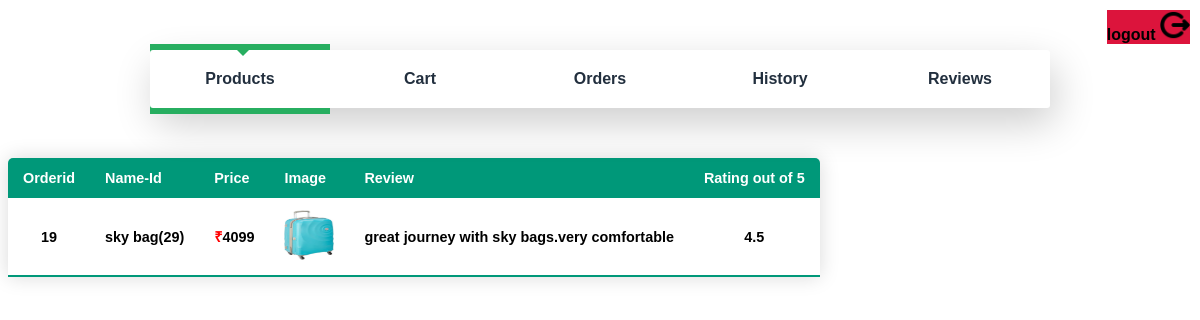
Page /project/client/view_reviews.php (signed in) on the committed database.
### tables this page shows
CREATE TABLE `ratings` (
  `orderid` int(11) NOT NULL,
  `proid` int(11) NOT NULL,
  `clientid` int(11) NOT NULL,
  `rating` float DEFAULT NULL,
  `review` text DEFAULT NULL,
  `created_date` timestamp NOT NULL DEFAULT current_timestamp()
);

CREATE TABLE `product` (
  `proid` int(11) NOT NULL,
  `name` varchar(80) NOT NULL,
  `price` float NOT NULL,
  `details` text NOT NULL,
  `imgpath` varchar(200) NOT NULL,
  `created_date` timestamp NOT NULL DEFAULT current_timestamp(),
  `userid` int(50) NOT NULL
);

### project/client/view_reviews.php (the view, shortened to what this page needs)
<?php
include_once "../shared/connection.php";
$userid=$_SESSION['userdata']['userid'];
$query="select * from product join ratings on product.proid=ratings.proid where ratings.clientid=$userid";
$sql_cursor=mysqli_query($conn,$query);
echo "
<table class='content-table'>
        <thead>
          <tr>
            <th>Orderid</th>
            <th>Name-Id</th>
            <th>Price</th>
            <th>Image</th>
            <th>Review</th>
            <th>Rating out of 5</th>
         </tr>
        </thead>
        <tbody>";
while($row=mysqli_fetch_assoc($sql_cursor))
{   $orderid=$row['orderid'];
    $proid=$row['proid'];
    $name=$row['name'];
    $price=$row['price'];
    $imgpath=$row['imgpath'];
    $review=$row['review'];
    $rating=$row['rating'];
    echo "
    <tr>
        <td>$orderid</td>
        <td>$name($proid)</td>
        <td><span style='color:red;'> ₹</span>$price</td>
        <td><img src='$imgpath' alt='pro img' width='50px' height='50px'> </td>
        <td>$review</td>
        <td>$rating</td>
  </tr>";
}
echo "  </tbody>
</table>
";
?>
<!DOCTYPE html>
<html lang="en">
<head>
</head>
<body>
</body>
</html>

### project/client/style_nav.css (style rules this page uses)
.Nav-item:nth-child(1).is-active ~ .Nav-item:last-child:after { left: 0%; }
.Nav-item:nth-child(1).is-active ~ .Nav-item:last-child:before { left: 10%; }
.NavMain-list { margin: 50px auto; width: 900px; padding: 0; list-style: none; position: relative; z-index: 0; }
.Nav-item { display: block; float: left; margin: 0; padding: 0; width: 20%; text-align: center; overflow: hidden; background: #fff; }
.Nav-item:first-child { border-radius: 3px 0 0 3px; }
.Nav-item a { box-sizing: content-box; padding: 20px 0; color: #222f3e; font-weight: bold; text-decoration: none; display: block; position: relative; text-align: center; }
.Nav-item.is-active a { background-position: 0px 0px; }
*, *:before, *:after { box-sizing: border-box; transition: all 1.3s ease; font-family: 'Open Sans', sans-serif; font-weight: bold; }
.NavMain-list:before, .NavMain-list:after { content: " "; display: table; }
.NavMain-list:after { clear: both; }
.NavMain-list { box-shadow: 5px 15px 40px rgba(0, 0, 0, 0.2); border-radius: 10px; }
.Nav-item:last-child { border-radius: 0 3px 3px 0; }
.Nav-item:last-child:before { content: ''; display: block; width: 0; height: 0; border: 6px solid transparent; border-top-color: #27ae60; position: absolute; top: 0; left: 10%; margin-left: -3px; }
.Nav-item:last-child:after { content: ''; display: block; position: absolute; width: 20%; background: #27ae60; top: -6px; bottom: -6px; left: 0; z-index: -1; }

### project/client/view_reviews.php (style rules this page uses)
* { font-family: sans-serif; }
.content-table { text-align: center; align-items: center; border-collapse: collapse; margin: 25px 0; font-size: 0.9em; min-width: 400px; border-radius: 5px 5px 0 0; overflow: hidden; box-shadow: 0 0 20px rgba(0, 0, 0, 0.15); }
.content-table thead tr { background-color: #009879; color: #ffffff; text-align: left; font-weight: bold; }
.content-table th, .content-table td { padding: 12px 15px; }
.content-table tbody tr { border-bottom: 1px solid #dddddd; }
.content-table tbody tr:last-of-type { border-bottom: 2px solid #009879; }

### rows in the picture
ratings: orderid "19", proid.name "sky bag", proid "29", proid.price "4099", proid.imgpath (picture), review "great journey with sky bags.very comfortable", rating "4.5"
